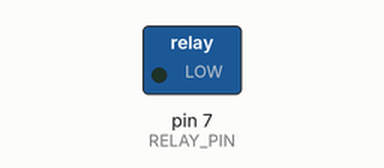
A sketch run on a simulated Arduino Uno, built with avr-gcc and run on an emulated ATmega328P. Parts: switched loads named in the sketch (green lamp = pin HIGH).

Above: at 6.0 s.
At 12.0 s:
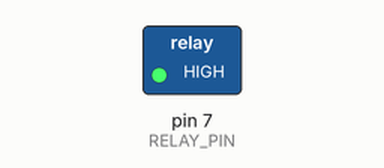
Timing chart, 0 to 16.6 s (numbered marks = the images above):
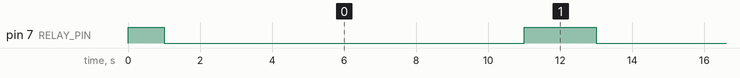

The sketch:

arduino_water_pump_only.ino
```cpp
// =====================================================
// Arduino Uno - Water Pump Only (No LFR)
// Experimental version - testing pump cycle with delay()
// Pattern: 10s ON -> 2s OFF -> Repeat Continuously
// =====================================================

const int RELAY_PIN = 7;

void setup()
{
    pinMode(RELAY_PIN, OUTPUT);
    digitalWrite(RELAY_PIN, HIGH);
    delay(1000);
}

void loop()
{
    digitalWrite(RELAY_PIN, LOW);
    delay(10000);

    digitalWrite(RELAY_PIN, HIGH);
    delay(2000);
}
```

Measured:
- by itself, pin 7 (RELAY_PIN): alternates HIGH for 2.0 s and LOW for 10.0 s
